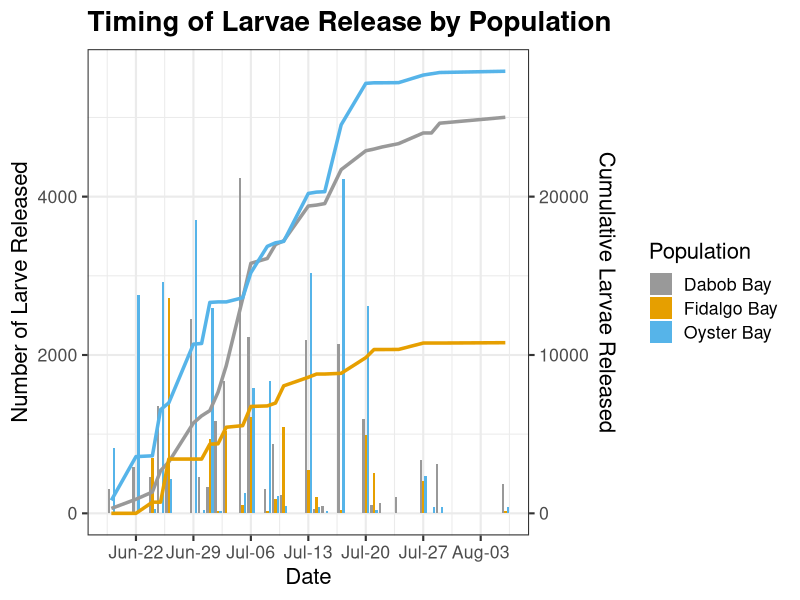
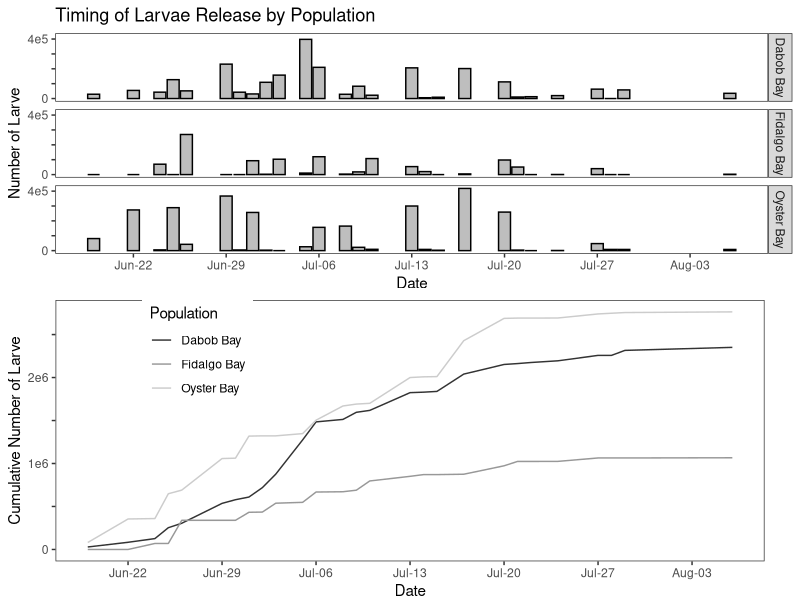
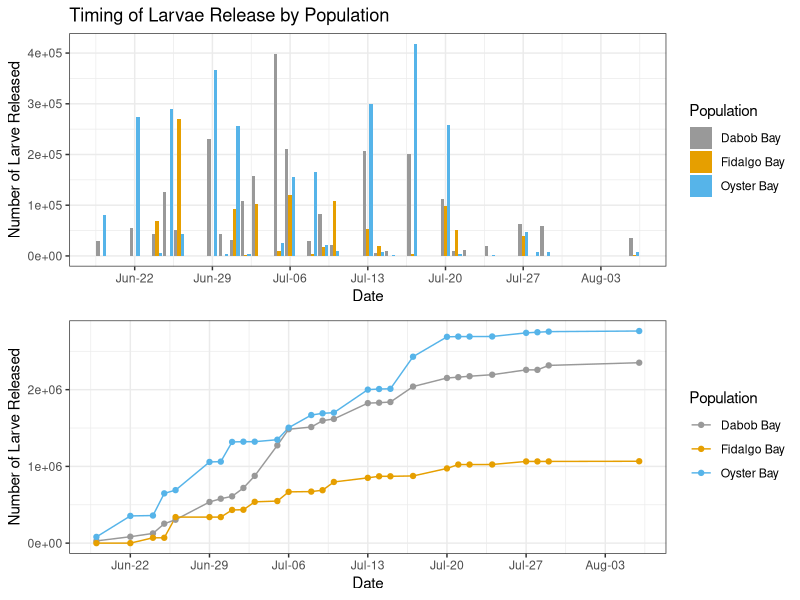
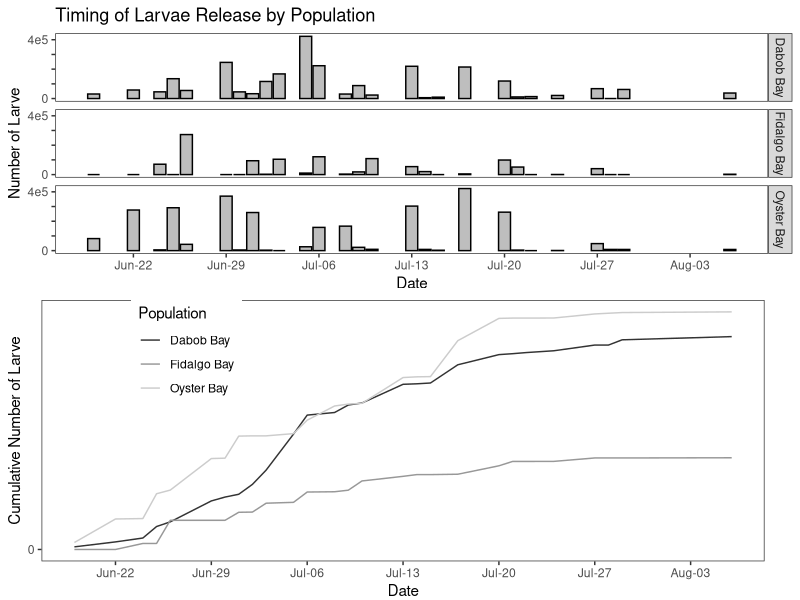
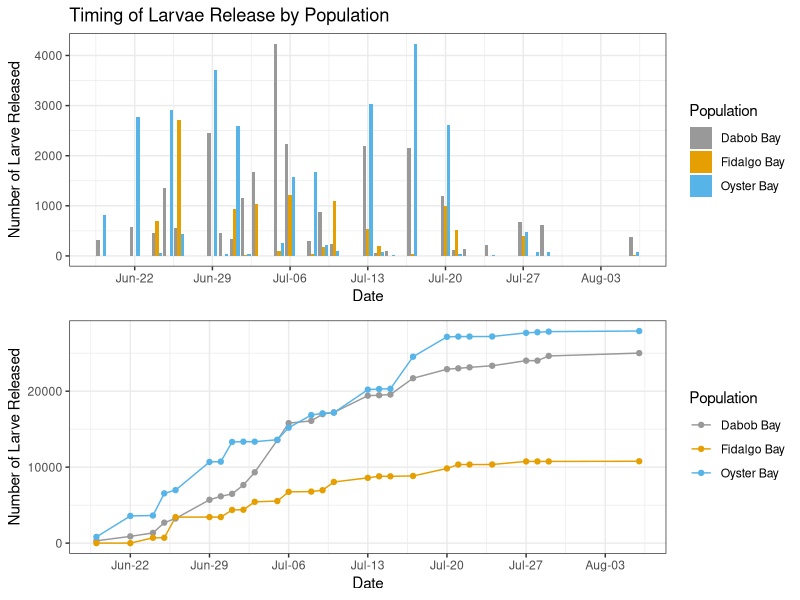

R code for these plots, in order:
library(ggplot2) #for plotting
library(dplyr) #Data summary
library(plotrix)#for SE calculation
library("grid")#plotting
library(gridExtra) #plotting

#setwd("~/Projects/PS_CommonG/Analysis/Phenotype")
larvae = read.csv("Larval counts - Day 1-By Family.csv", header = TRUE)
larvae$Population <- gsub("\\s{1}\\(HC\\)","",larvae$Population)
larvae$Population <- gsub("\\s{1}\\(SS\\)","",larvae$Population)
larvae$Population <- gsub("\\s{1}\\(NF\\)","",larvae$Population)

pop_larvae <- subset(larvae, select = c(Date,Population,Family,Total.Larvae,Total.per.capita)) %>% filter(Family != "") %>% group_by(Date,Population)
pop_larvae$Date <- as.Date(pop_larvae$Date, "%m/%d/%Y")
pop_larvae <- arrange(pop_larvae, Date) %>% mutate(CalDay = format(Date,"%j"))

#Calculate total larvae released across families
pop_total <- summarise(pop_larvae, total.by.date = sum(Total.Larvae))

#Get the number of larvae produced per oyster "percap"
percap.norms <- function(x) {  #write function
  if(x == "Oyster Bay") y <- 99 
  if(x == "Dabob Bay") y <- 94 
  if(x == "Fidalgo Bay") y <- 99 
  return(y) #return result
}
pop_total$percap.norm <- as.numeric(sapply(pop_total$Population,percap.norms))
pop_total$total.per.cap <- pop_total$total.by.date/pop_total$percap.norm 

#Calculate cumulative larvae released through time
pop_total <- group_by(pop_total, Population) %>% mutate(cum.total=cumsum(total.by.date),cum.percap = cumsum(total.per.cap),CalDay = format(Date,"%j")) %>% arrange(Date) %>% select(Date,CalDay,Population,total.by.date,total.per.cap,cum.total,cum.percap)

# Make stacked graphs of cumulative larvae through time and number of larvae released by date
b3<- ggplot(pop_total, aes(x=Date, y=total.by.date)) + facet_grid(Population~.,)+
  geom_bar(stat="identity",position=position_dodge(),colour="black",fill="grey") + ylab("Number of Larve")+
  ggtitle("Timing of Larvae Release by Population")  + scale_y_continuous(labels = c("0","","","","4e5"))+
  scale_x_date(date_breaks = "1 week",date_labels ="%b-%d")+theme_bw()  +
  theme(panel.grid.minor = element_blank(), panel.grid.major = element_blank())

l_bw <- ggplot(data=pop_total, aes(x=Date, y=cum.total, group=Population, colour=Population)) +
  geom_line() + ylab("Cumulative Number of Larve") +
  scale_x_date(date_breaks = "1 week",date_labels ="%b-%d")+ scale_y_continuous(breaks = seq(0,2500000,by=500000),labels = c("0","","1e6","","2e6",""))+
  scale_color_grey()+theme_bw() +  theme(plot.margin = unit(c(0,0.9,0,0.2),"cm")) + 
  theme(panel.grid.minor = element_blank(), panel.grid.major = element_blank(), legend.position = c(.2,.8))

png(filename = "stacked_larvae_timing_PS2015_bw.png")
grid.arrange(b3,l_bw,nrow=2)
dev.off()

#Stacked graph with color
b <- ggplot(data=pop_total, aes(x=Date, y=total.by.date, group=Population, fill=Population)) + 
  geom_bar(stat="identity",position=position_dodge()) + ylab("Number of Larve Released")+
  ggtitle("Timing of Larvae Release by Population") + 
  scale_x_date(date_breaks = "1 week",date_labels ="%b-%d")+
  scale_fill_manual(values=c("#999999", "#E69F00", "#56B4E9"))+theme_bw() 

l <- ggplot(data=pop_total, aes(x=Date, y=cum.total, group=Population, colour=Population)) +
  geom_line() + geom_point() + ylab("Number of Larve Released") +
  scale_x_date(date_breaks = "1 week",date_labels ="%b-%d")+
  scale_color_manual(values=c("#999999", "#E69F00", "#56B4E9"))+theme_bw() 

png(filename = "stacked_larvae_timing_PS2015_color.png")
grid.newpage()
grid.draw(rbind(ggplotGrob(b),ggplotGrob(l),size="last"))
dev.off()

# Make stacked graphs per cap cumulative larvae through time and number of larvae released by date
b3<- ggplot(pop_total, aes(x=Date, y=total.per.cap)) + facet_grid(Population~.,)+
  geom_bar(stat="identity",position=position_dodge(),colour="black",fill="grey") + ylab("Number of Larve")+
  ggtitle("Timing of Larvae Release by Population")  + scale_y_continuous(labels = c("0","","","","4e5"))+
  scale_x_date(date_breaks = "1 week",date_labels ="%b-%d")+theme_bw()  +
  theme(panel.grid.minor = element_blank(), panel.grid.major = element_blank())

l_bw <- ggplot(data=pop_total, aes(x=Date, y=cum.percap, group=Population, colour=Population)) +
  geom_line() + ylab("Cumulative Number of Larve") +
  scale_x_date(date_breaks = "1 week",date_labels ="%b-%d")+ scale_y_continuous(breaks = seq(0,2500000,by=500000),labels = c("0","","1e6","","2e6",""))+
  scale_color_grey()+theme_bw() +  theme(plot.margin = unit(c(0,0.9,0,0.2),"cm")) + 
  theme(panel.grid.minor = element_blank(), panel.grid.major = element_blank(), legend.position = c(.2,.8))

png(filename = "stacked_larvae_timing_PS2015_bw_percap.png")
grid.arrange(b3,l_bw,nrow=2)
dev.off()

#Stacked graph with color
b <- ggplot(data=pop_total, aes(x=Date, y=total.per.cap, group=Population, fill=Population)) + 
  geom_bar(stat="identity",position=position_dodge()) + ylab("Number of Larve Released")+
  ggtitle("Timing of Larvae Release by Population") + 
  scale_x_date(date_breaks = "1 week",date_labels ="%b-%d")+
  scale_fill_manual(values=c("#999999", "#E69F00", "#56B4E9"))+theme_bw() 

l <- ggplot(data=pop_total, aes(x=Date, y=cum.percap, group=Population, colour=Population)) +
  geom_line() + geom_point() + ylab("Number of Larve Released") +
  scale_x_date(date_breaks = "1 week",date_labels ="%b-%d")+
  scale_color_manual(values=c("#999999", "#E69F00", "#56B4E9"))+theme_bw() 

png(filename = "stacked_larvae_timing_PS2015_color_percap.png")
grid.newpage()
grid.draw(rbind(ggplotGrob(b),ggplotGrob(l),size="last"))
dev.off()


#Overlay graph with color
bb <- ggplot(data=pop_total, aes(x=Date, y=total.per.cap, group=Population, fill=Population)) + 
  geom_bar(stat="identity",position=position_dodge()) + ylab("Number of Larve Released")+
  ggtitle("Timing of Larvae Release by Population") + theme_bw(base_size = 16) +   
  theme(plot.title = element_text(face = 'bold',size = 20, hjust = 0))+
  scale_x_date(date_breaks = "1 week",date_labels ="%b-%d")+
  scale_fill_manual(values=c("#999999", "#E69F00", "#56B4E9"))

bl <- bb+ geom_line(data=pop_total, aes(x=Date, y=cum.percap/5, group=Population, colour=Population),size=1.2) +
  scale_color_manual(values=c("#999999", "#E69F00", "#56B4E9")) +
  scale_y_continuous(sec.axis = sec_axis(~.*5,name="Cumulative Larvae Released"))
  
bl
#png(filename = "overlay_larvae_timing_PS2015_color_percap.png")

#grid.newpage()
#grid.draw(rbind(ggplotGrob(bb),ggplotGrob(ll),size="last"))